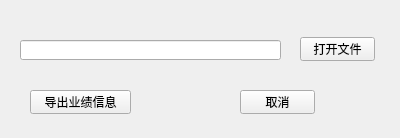
<?xml version="1.0" encoding="UTF-8"?>
<ui version="4.0">
 <class>Form</class>
 <widget class="QWidget" name="Form">
  <property name="geometry">
   <rect>
    <x>0</x>
    <y>0</y>
    <width>400</width>
    <height>138</height>
   </rect>
  </property>
  <property name="windowTitle">
   <string>Form</string>
  </property>
  <widget class="QLineEdit" name="fileNameEdit">
   <property name="geometry">
    <rect>
     <x>20</x>
     <y>40</y>
     <width>261</width>
     <height>20</height>
    </rect>
   </property>
  </widget>
  <widget class="QPushButton" name="exportPerformButton">
   <property name="geometry">
    <rect>
     <x>30</x>
     <y>90</y>
     <width>101</width>
     <height>24</height>
    </rect>
   </property>
   <property name="text">
    <string>导出业绩信息</string>
   </property>
  </widget>
  <widget class="QPushButton" name="cancelButton">
   <property name="geometry">
    <rect>
     <x>240</x>
     <y>90</y>
     <width>75</width>
     <height>24</height>
    </rect>
   </property>
   <property name="text">
    <string>取消</string>
   </property>
  </widget>
  <widget class="QPushButton" name="openFileButton">
   <property name="geometry">
    <rect>
     <x>300</x>
     <y>37</y>
     <width>75</width>
     <height>24</height>
    </rect>
   </property>
   <property name="text">
    <string>打开文件</string>
   </property>
  </widget>
 </widget>
 <resources/>
 <connections/>
</ui>
